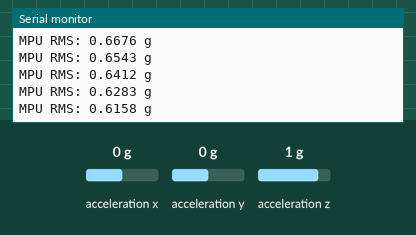
This sketch was run on a simulated ESP32. On the bench: the last lines printed to the serial monitor. Wiring (inferred from the names in the program): MPU-6050 motion sensor at I2C address 0x68. Inputs (shaded band) come from the test bench; at power-on: acceleration x 0 g, acceleration y 0 g, acceleration z 1 g.

Above: at 1.2 s.
1.3 s: acceleration x set to -1.4 g
At 1.34 s:
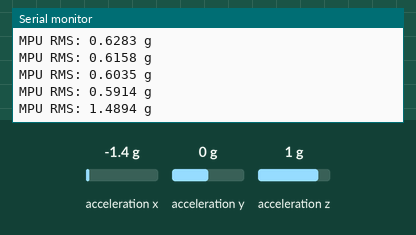
2.8 s: acceleration y set to -1.4 g
At 2.82 s:
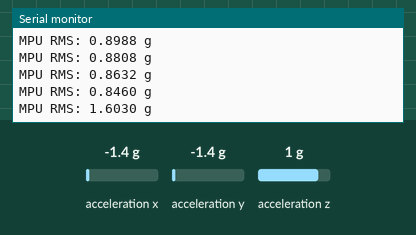
4.3 s: acceleration z set to -1.4 g
At 4.3 s:
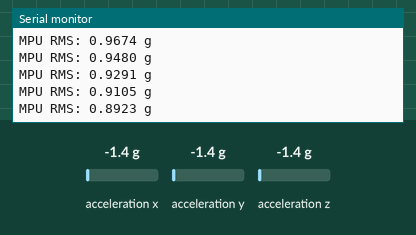
Timing chart, 0 to 7.3 s (numbered marks = the images above; inputs shaded):
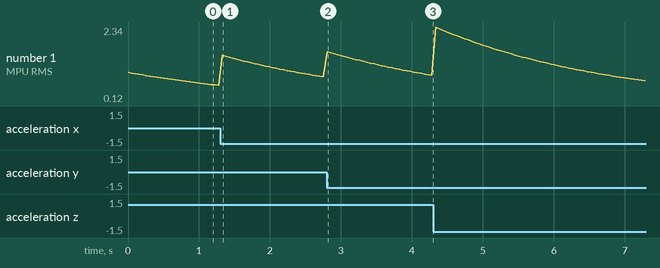

The sketch:

VIBRASI--GY521_STANDART.ino
```cpp
#include <Wire.h>

// ========================
// MPU6050
// ========================
#define MPU_ADDR 0x68

#define SDA_PIN 8
#define SCL_PIN 9

const float ACCEL_SENSITIVITY_MPU = 16384.0; // ±2g

float alpha = 0.98; // high pass untuk getaran
float hp_x_mpu = 0, hp_y_mpu = 0, hp_z_mpu = 0;

void setup() {
  Serial.begin(115200);

  Wire.begin(SDA_PIN, SCL_PIN);
  Wire.setClock(400000);

  // ========================
  // INIT MPU6050
  // ========================
  Wire.beginTransmission(MPU_ADDR);
  Wire.write(0x6B);
  Wire.write(0);      // Wake up
  Wire.endTransmission();

  // Range ±2g
  Wire.beginTransmission(MPU_ADDR);
  Wire.write(0x1C);
  Wire.write(0x00);
  Wire.endTransmission();

  Serial.println("\nMPU6050 READY (Vibration RMS)\n");
}

// ========================
// FUNGSI HIGH PASS
// ========================
float hpFilter(float val, float &lastVal, float &hp_out) {
  hp_out = alpha * (hp_out + val - lastVal);
  lastVal = val;
  return hp_out;
}

void loop() {

  // ========================
  // BACA MPU6050
  // ========================
  Wire.beginTransmission(MPU_ADDR);
  Wire.write(0x3B);
  Wire.endTransmission(false);
  Wire.requestFrom(MPU_ADDR, 6, true);

  int16_t ax_raw = (Wire.read() << 8) | Wire.read();
  int16_t ay_raw = (Wire.read() << 8) | Wire.read();
  int16_t az_raw = (Wire.read() << 8) | Wire.read();

  float ax_g = ax_raw / ACCEL_SENSITIVITY_MPU;
  float ay_g = ay_raw / ACCEL_SENSITIVITY_MPU;
  float az_g = az_raw / ACCEL_SENSITIVITY_MPU;

  static float lx_mpu = 0, ly_mpu = 0, lz_mpu = 0;

  hpFilter(ax_g, lx_mpu, hp_x_mpu);
  hpFilter(ay_g, ly_mpu, hp_y_mpu);
  hpFilter(az_g, lz_mpu, hp_z_mpu);

  float rms_mpu = sqrt(hp_x_mpu * hp_x_mpu +
                       hp_y_mpu * hp_y_mpu +
                       hp_z_mpu * hp_z_mpu);

  // ========================
  // OUTPUT
  // ========================
  Serial.print("MPU RMS: ");
  Serial.print(rms_mpu, 4);
  Serial.println(" g");

  delay(50);
}
```

Measured:
- after the input at 1.3 s, the serial monitor: prints a new line at once (image 1)
- plotted number 1: 0.59 → 0.85 after the input at 1.3 s
